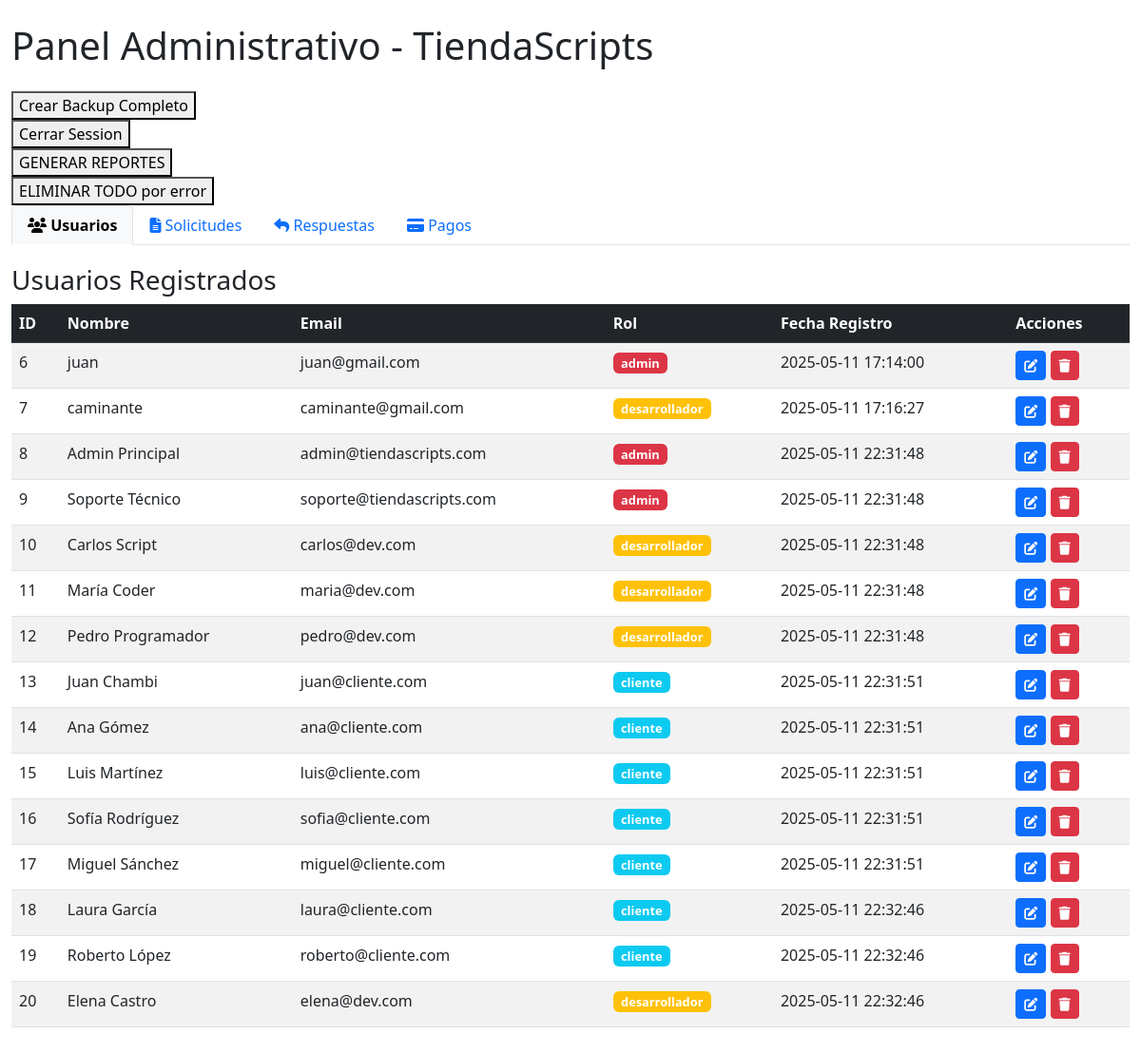
The app's page /admin.php (signed in) with its own data.
### tables this page shows
CREATE TABLE usuarios (
    id INT AUTO_INCREMENT PRIMARY KEY,
    nombre VARCHAR(100) NOT NULL,
    email VARCHAR(100) UNIQUE NOT NULL,
    password_hash VARCHAR(255) NOT NULL,
    rol ENUM('cliente', 'desarrollador', 'admin') NOT NULL DEFAULT 'cliente',
    fecha_registro TIMESTAMP DEFAULT CURRENT_TIMESTAMP
);

### public/admin.php (the view, shortened to what this page needs)
<?php
$connection = Connection::getInstance()->getConnection();
function getTableData($connection, $tableName)
{
  try {
    $stmt = $connection->prepare("SELECT * FROM $tableName");
    $stmt->execute();
    return $stmt->fetchAll(\PDO::FETCH_ASSOC);
  } catch (\PDOException $e) {
    echo "Error al obtener datos de la tabla $tableName: " . $e->getMessage();
    return [];
  }
}
$usuarios = getTableData($connection, 'usuarios');
?>
<!DOCTYPE html>
<html lang="es">
<head>
  <link href="https://cdn.jsdelivr.net/npm/bootstrap@5.3.0-alpha1/dist/css/bootstrap.min.css" rel="stylesheet">
  <link rel="stylesheet" href="https://cdnjs.cloudflare.com/ajax/libs/font-awesome/6.1.1/css/all.min.css">
</head>
<body>
  <div class="container-fluid py-4">
    <h1 class="mb-4">Panel Administrativo - TiendaScripts</h1>
    <form method="POST" action="backup_restore.php">
      <button type="submit" name="backupa">Crear Backup Completo</button>
    </form>
    <form action="logout.php" method="POST">
      <button type="submit" name="">Cerrar Session</button>
    </form>
    <form action="genera_reportes.php">
      <button type="submit" name="">GENERAR REPORTES</button>
    </form>
    <form action="process.php" method="POST">
      <button type="submit" name="">ELIMINAR TODO por error</button>
    </form>
    <ul class="nav nav-tabs" id="myTab" role="tablist">
      <li class="nav-item" role="presentation">
        <button class="nav-link active" id="usuarios-tab" data-bs-toggle="tab" data-bs-target="#usuarios" type="button" role="tab" aria-controls="usuarios" aria-selected="true">
          <i class="fas fa-users"></i> Usuarios
        </button>
      </li>
      <li class="nav-item" role="presentation">
        <button class="nav-link" id="solicitudes-tab" data-bs-toggle="tab" data-bs-target="#solicitudes" type="button" role="tab" aria-controls="solicitudes" aria-selected="false">
          <i class="fas fa-file-alt"></i> Solicitudes
        </button>
      </li>
      <li class="nav-item" role="presentation">
        <button class="nav-link" id="respuestas-tab" data-bs-toggle="tab" data-bs-target="#respuestas" type="button" role="tab" aria-controls="respuestas" aria-selected="false">
          <i class="fas fa-reply"></i> Respuestas
        </button>
      </li>
      <li class="nav-item" role="presentation">
        <button class="nav-link" id="pagos-tab" data-bs-toggle="tab" data-bs-target="#pagos" type="button" role="tab" aria-controls="pagos" aria-selected="false">
          <i class="fas fa-credit-card"></i> Pagos
        </button>
      </li>
    </ul>
    <div class="tab-content" id="myTabContent">
      <div class="tab-pane fade show active" id="usuarios" role="tabpanel" aria-labelledby="usuarios-tab">
        <div class="table-responsive">
          <h3>Usuarios Registrados</h3>
          <table class="table table-striped table-hover">
            <thead class="table-dark">
              <tr>
                <th>ID</th>
                <th>Nombre</th>
                <th>Email</th>
                <th>Rol</th>
                <th>Fecha Registro</th>
                <th>Acciones</th>
              </tr>
            </thead>
            <tbody>
              <?php if (empty($usuarios)): ?>
                <tr>
                  <td colspan="6" class="text-center">No hay usuarios registrados</td>
                </tr>
              <?php else: ?>
                <?php foreach ($usuarios as $usuario): ?>
                  <tr>
                    <td><?= $usuario['id'] ?></td>
                    <td><?= htmlspecialchars($usuario['nombre']) ?></td>
                    <td><?= htmlspecialchars($usuario['email']) ?></td>
                    <td>
                      <?php
                      $rolClass = '';
                      switch ($usuario['rol']) {
                        case 'admin':
                          $rolClass = 'bg-danger';
                          break;
                        case 'desarrollador':
                          $rolClass = 'bg-warning';
                          break;
                        default:
                          $rolClass = 'bg-info';
                      }
                      ?>
                      <span class="badge <?= $rolClass ?>"><?= $usuario['rol'] ?></span>
                    </td>
                    <td><?= $usuario['fecha_registro'] ?></td>
                    <td>
                      <button class="btn btn-sm btn-primary" data-bs-toggle="modal" data-bs-target="#editarUsuarioModal<?= $usuario['id'] ?>"><i class="fas fa-edit"></i></button>
                      <form action="process.php" method="POST" style="display:inline;">
                        <button type="submit" class="btn btn-sm btn-danger" onclick="return confirm('¿Estás seguro de que deseas eliminar este usuario?')">
                          <i class="fas fa-trash"></i>
                        </button>
                      </form>
                    </td>
                  </tr>
                <?php endforeach; ?>
              <?php endif; ?>
            </tbody>
          </table>
        </div>
      </div>
    </div>
  </div>
</body>
</html>

### public/admin.php (style rules this page uses)
.nav-tabs .nav-link.active { font-weight: bold; background-color: #f8f9fa; }
.table-responsive { margin-top: 20px; }
.badge { font-size: 0.8em; }

### records on screen
usuarios: id "6", nombre "juan", email "juan@gmail.com", rol "admin", fecha_registro "2025-05-11 17:14:00"
usuarios: id "7", nombre "caminante", email "caminante@gmail.com", rol "desarrollador", fecha_registro "2025-05-11 17:16:27"
usuarios: id "8", nombre "Admin Principal", email "admin@tiendascripts.com", rol "admin", fecha_registro "2025-05-11 22:31:48"
usuarios: id "9", nombre "Soporte Técnico", email "soporte@tiendascripts.com", rol "admin", fecha_registro "2025-05-11 22:31:48"
usuarios: id "10", nombre "Carlos Script", email "carlos@dev.com", rol "desarrollador", fecha_registro "2025-05-11 22:31:48"
usuarios: id "11", nombre "María Coder", email "maria@dev.com", rol "desarrollador", fecha_registro "2025-05-11 22:31:48"
usuarios: id "12", nombre "Pedro Programador", email "pedro@dev.com", rol "desarrollador", fecha_registro "2025-05-11 22:31:48"
usuarios: id "13", nombre "Juan Chambi", email "juan@cliente.com", rol "cliente", fecha_registro "2025-05-11 22:31:51"
usuarios: id "14", nombre "Ana Gómez", email "ana@cliente.com", rol "cliente", fecha_registro "2025-05-11 22:31:51"
usuarios: id "15", nombre "Luis Martínez", email "luis@cliente.com", rol "cliente", fecha_registro "2025-05-11 22:31:51"
usuarios: id "16", nombre "Sofía Rodríguez", email "sofia@cliente.com", rol "cliente", fecha_registro "2025-05-11 22:31:51"
usuarios: id "17", nombre "Miguel Sánchez", email "miguel@cliente.com", rol "cliente", fecha_registro "2025-05-11 22:31:51"
usuarios: id "18", nombre "Laura García", email "laura@cliente.com", rol "cliente", fecha_registro "2025-05-11 22:32:46"
usuarios: id "19", nombre "Roberto López", email "roberto@cliente.com", rol "cliente", fecha_registro "2025-05-11 22:32:46"
usuarios: id "20", nombre "Elena Castro", email "elena@dev.com", rol "desarrollador", fecha_registro "2025-05-11 22:32:46"
